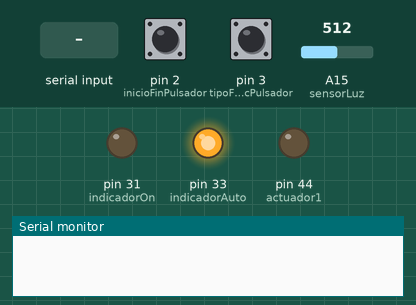
Recording of a sketch running on a simulated Arduino Mega 2560, built with avr-gcc and run on an emulated ATmega2560. Parts: output pins drawn as LEDs (lit = HIGH), the last lines printed to the serial monitor. Dashed ring = blinking. The inputs (shaded band) are chosen by the test bench; at power-on: pin 2 (inicioFinPulsador) LOW, pin 3 (tipoFuncPulsador) LOW, A15 (sensorLuz) = 512.

Above: at 1.2 s.
1.3 s: "c" received over Serial
At 1.67 s:
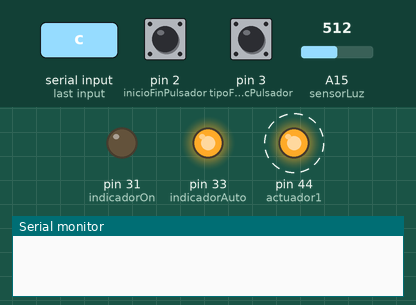
4.3 s: pin 2 (inicioFinPulsador) pulled HIGH for 0.15 s
At 5.2 s:
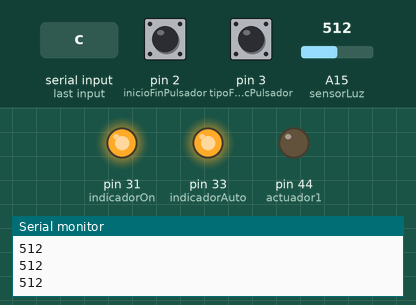
5.9 s: pin 3 (tipoFuncPulsador) pulled HIGH for 0.15 s
At 6.8 s:
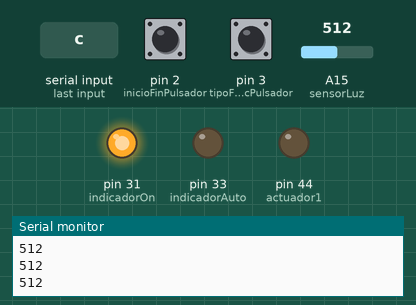
7.5 s: "a" received over Serial
At 8.4 s:
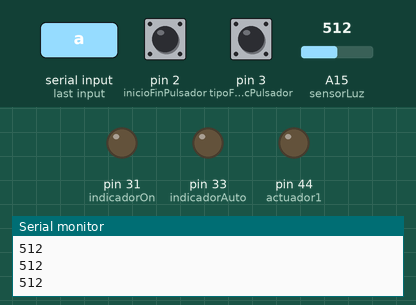
9.0 s: "c" received over Serial
At 9.37 s:
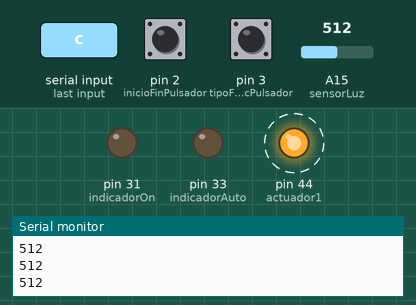
12.0 s: "b" received over Serial
At 12.3 s:
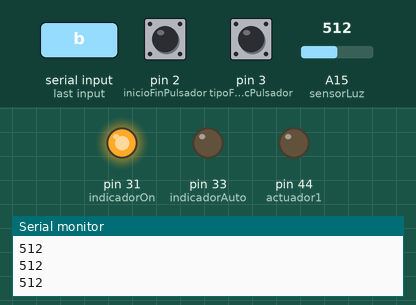
Timing chart, 0 to 14.5 s (numbered marks = the images above; inputs shaded):
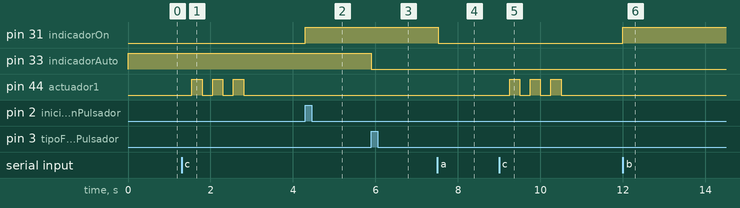

The sketch:

controlLuz.ino
```cpp
// Entradas -----
int sensorLuz = 15, inicioFinPulsador = 2, tipoFuncPulsador = 3; // Sensor de luz , pulsador de inicio, pulsador de cambio a manual y viceversa
// Actuadores -----
int actuador1  = 44;
// Indicadores de Servicios -----
int indicadorOn = 31, indicadorAuto = 33; // Indicador se servicio activo y de funcionamiento automático
// Variables de estado
bool estadoServicio = false; // Almacena el estado actual del servicio (true => funcionando) (false => no funcionando)
bool funcAuto = true; // Especifica el comportamiento automático o nó del control de luz
int valSensor; // Valor actual del sensor de luz
int refSensor = 900; // Valor de referencia del sensor de luz (puede variar según la configuración del circuito que se utilice), TO DO: Configuración in situ
int tolerancia = 25; // Tolerancia al valor de referencia anterior
int valorActuador1 = 0; // Inicialización del valor del actuador1


void setup(){
    // Definición de entradas y salidas en la placa -----

    // Definición de entradas
    pinMode(sensorLuz,INPUT);
    pinMode(inicioFinPulsador,INPUT);
    pinMode(tipoFuncPulsador,INPUT);

    // Definición de indicadores
    pinMode(indicadorOn, OUTPUT);
    pinMode(indicadorAuto, OUTPUT);

    // Definición de Actuadores
    pinMode(actuador1, OUTPUT);

    // Inicialización de los actuadores y de la lectura del sensor principal
    analogWrite(actuador1,valorActuador1);
    valSensor = analogRead(sensorLuz);

    // Inicialización del modo de funcionamiento del circuito
    digitalWrite(indicadorAuto,HIGH);

    // Inicialización del puerto serial
    Serial.begin(9600);

    // Interrupciones
    attachInterrupt(digitalPinToInterrupt(inicioFinPulsador),cambiarEstadoServicio,RISING);
    attachInterrupt(digitalPinToInterrupt(tipoFuncPulsador),cambiarTipoFunc,RISING);


}

void loop(){ // Loop principal

    // Servicio principal -------
    if(estadoServicio){ // En caso de que el servicio sea activado
        valSensor = analogRead(sensorLuz); // Lectura del sensor de luz
        Serial.println(valSensor); // Impresión en el puerto serial
        delay(50); // Espera de 500ms

        if(funcAuto){ // En caso de que el control esté seteado como automático
            if(valSensor > (refSensor + tolerancia) ){aumentarActuador1();};
            if(valSensor < (refSensor - tolerancia) ){disminuirActuador1();};
        }
    }

    // Lectura de entradas por el puerto serial ----------
    if ( Serial.available() > 0 ) {
        int entradaSerial = Serial.read();

        switch (entradaSerial) {
            case 'a':// Detener el servicio por el monitor serial
                detenerServicio();
                break;

            case 'b': // Reanudar el envío por el monitor serial
                iniciarServicio();
                break;

            case 'c': // Test actuadores
                testActuador1();
                break;

            case 'd': // Aumentar Valor Actuador
                aumentarActuador1();
                break;
            case 'e': // Disminuir Valor Actuador
                disminuirActuador1();
                break;
            case 'f': // Cambiar tipo de funcionamiento
                cambiarTipoFunc();
                break;
      }

    }

}

// CALLBACKS PARA LAS INTERRUPCIONES -----

void cambiarEstadoServicio(){ /// Cambiar el estado del servicio físicamente
    estadoServicio = !estadoServicio;
    if(estadoServicio){// En caso de estar activo el servicio se activa el indicador, de otra forma se apaga
        digitalWrite(indicadorOn,HIGH);
        valorActuador1=0;
        analogWrite(actuador1,valorActuador1);
    }else{
        digitalWrite(indicadorOn,LOW);
        valorActuador1=0;
        analogWrite(actuador1,valorActuador1);
    }

}

void cambiarTipoFunc(){ /// Cambiar el estado del funcionamiento, automático o manual
    funcAuto = !funcAuto;
    funcAuto ? digitalWrite(indicadorAuto,HIGH) : digitalWrite(indicadorAuto,LOW); // En caso de estar activo el funcionamiento automático se activa el indicador, de otra forma se apaga
}

// FUNCIONES DE APOYO ----

void apagarActuadores(){
    valorActuador1=0;
    analogWrite(actuador1,valorActuador1);
}

void encenderActuadores(){
    valorActuador1=255;
    analogWrite(actuador1,valorActuador1);
}

void aumentarActuador1(){ // Aumentar el valor del actuator1
    if(estadoServicio){ // Esto es en caso de que se tenga una peticion por servidor y el servicio no esté activo
        if(valorActuador1 <= 254){
            valorActuador1 += 1;  // TO DO => Configurar la sensibilidad del incremento de forma manual y remota
        }
        analogWrite(actuador1,valorActuador1);
    }
}


void disminuirActuador1(){ // Disminuir el valor del actuator1
    if(estadoServicio){ // Esto es en caso de que se tenga una peticion por servidor y el servicio no esté activo
        if(valorActuador1 >= 1){
            valorActuador1 -= 1;  // TO DO => Configurar la sensibilidad del incremento de forma manual y remota
        }
        analogWrite(actuador1,valorActuador1);
    }
}

void detenerServicio(){
    estadoServicio = false;
    digitalWrite(indicadorOn,LOW);
    apagarActuadores();
}

void iniciarServicio(){
    estadoServicio = true;
    digitalWrite(indicadorOn,HIGH);
}

void testActuador1(){
    estadoServicio = false;
    digitalWrite(indicadorOn,LOW);
 for(int i=0; i<3; i++){
    apagarActuadores();
    delay(250);
    encenderActuadores();
    delay(250);
    apagarActuadores();
  }
}
```

Measured:
- after the input at 1.3 s, pin 44 (actuador1): alternates HIGH for 0.25 s and LOW for 0.25 s, 6 changes in all, then stays LOW, starting after 0.25 s
- after the input at 4.3 s, pin 31 (indicadorOn): LOW → HIGH at once
- after the input at 5.9 s, pin 33 (indicadorAuto): HIGH → LOW at once
- after the input at 7.5 s, pin 31 (indicadorOn): HIGH → LOW at once
- after the input at 9.0 s, pin 44 (actuador1): alternates HIGH for 0.25 s and LOW for 0.25 s, 6 changes in all, then stays LOW, starting after 0.25 s
- after the input at 12.0 s, pin 31 (indicadorOn): LOW → HIGH at once
